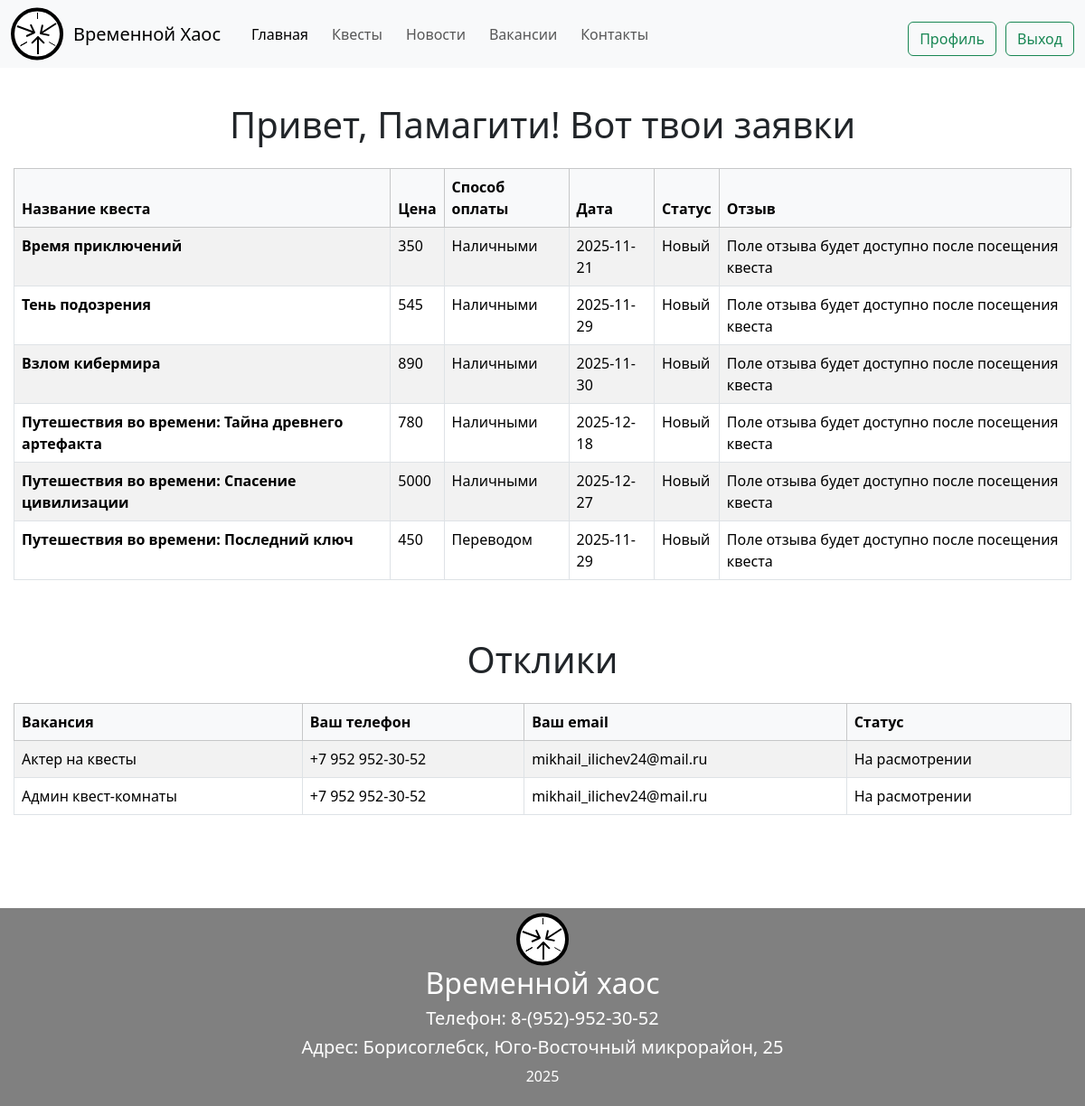
/lk.php (signed in), run on the app's committed database.
### tables this page shows
CREATE TABLE `zakaz` (
  `id_zakaz` int NOT NULL,
  `id_user` int NOT NULL,
  `id_kvest` int NOT NULL,
  `data` date NOT NULL,
  `sop` varchar(150) NOT NULL,
  `status` varchar(150) NOT NULL DEFAULT 'Новый'
);

CREATE TABLE `kvest` (
  `id_kvest` int NOT NULL,
  `id_kat` int NOT NULL,
  `name_k` varchar(150) NOT NULL,
  `description` varchar(1500) NOT NULL,
  `more` varchar(5000) NOT NULL,
  `cena` varchar(150) NOT NULL,
  `foto` varchar(150) NOT NULL
);

CREATE TABLE `otk_v` (
  `id_otk` int NOT NULL,
  `id_v` int NOT NULL,
  `id_user` varchar(150) NOT NULL,
  `phone` varchar(150) NOT NULL,
  `email` varchar(150) NOT NULL,
  `status_o` varchar(150) NOT NULL DEFAULT 'На расмотрении'
);

CREATE TABLE `vakans` (
  `id_v` int NOT NULL,
  `name_v` varchar(150) NOT NULL,
  `description_v` varchar(5000) NOT NULL,
  `zp` varchar(150) NOT NULL
);

CREATE TABLE `users` (
  `id_user` int NOT NULL,
  `name` varchar(150) NOT NULL,
  `surname` varchar(150) NOT NULL,
  `login` varchar(150) NOT NULL,
  `phone` varchar(150) NOT NULL,
  `email` varchar(150) NOT NULL,
  `password` varchar(150) NOT NULL,
  `role` varchar(150) NOT NULL DEFAULT 'user'
);

### lk.php (the view, shortened to what this page needs)
<?php
include('header.php');
$id_u = $_SESSION['id'];
if(isset($_SESSION['role']) && $_SESSION['role'] === 'user'){
?>
<div class="container my-4">
    <h1 class="text-center mb-4">Привет, <?php echo $_SESSION['name'];?>! Вот твои заявки</h1>
    <div class="table-responsive mb-5">
        <table class="table table-bordered table-striped">
            <thead class="table-light">
                <tr>
                    <th scope="col">Название квеста</th>
                    <th scope="col">Цена</th>
                    <th scope="col">Способ оплаты</th>
                    <th scope="col">Дата</th>
                    <th scope="col">Статус</th>
                    <th scope="col">Отзыв</th>
                </tr>
            </thead>
            <tbody>
            <?php
                $sql = "SELECT * FROM zakaz
                INNER JOIN kvest ON kvest.id_kvest = zakaz.id_kvest
                INNER JOIN kateg ON kvest.id_kat = kateg.id_kat
                WHERE zakaz.id_user = $id_u";
                $result = mysqli_query($link, $sql) or die(mysqli_error($link));
                while ($row = $result->fetch_assoc()) { ?>
                <tr>
                    <th scope="row"><?php echo $row['name_k'];?></th>
                    <td><?php echo $row['cena'];?></td>
                    <td><?php echo $row['sop'];?></td>
                    <td><?php echo $row['data'];?></td>
                    <td><?php echo $row['status'];?></td>
                        <?php if($row['status']=="Посетил квест"){ ?>
                        <td>
                        <form method="POST" action="project/otzv.php" class="d-flex flex-column">
                            <input type="hidden" name="id" value="<?php echo $row['id_kvest']; ?>" />
                            <input type="hidden" name="id_zakaz" value="<?php echo $row['id_zakaz']; ?>" />
                            <textarea class="form-control mb-2" placeholder="Оставьте отзыв" name="otzv" required></textarea>
                            <button class="btn btn-outline-success btn-sm" type="submit">Отправить</button>
                        </form>
                         </td>
                        <?php }else{ ?>
                        <td>Поле отзыва будет доступно после посещения квеста </td>
                        <?php } ?>
                </tr>
            <?php } ?>
            </tbody>
        </table>
    </div>
    <h1 class="text-center mb-4">Отклики</h1>
    <div class="table-responsive mb-5">
        <table class="table table-bordered table-striped">
            <thead class="table-light">
                <tr>
                    <th scope="col">Вакансия</th>
                    <th scope="col">Ваш телефон</th>
                    <th scope="col">Ваш email</th>
                    <th scope="col">Статус</th>
                </tr>
            </thead>
            <tbody>
            <?php
                $sql = "SELECT * FROM otk_v
                INNER JOIN vakans ON vakans.id_v = otk_v.id_v
                INNER JOIN users ON otk_v.id_user = users.id_user
                WHERE users.id_user=$id_u";
                $result1 = mysqli_query($link, $sql) or die(mysqli_error($link));
                while ($row1 = $result1->fetch_assoc()) { ?>
                <tr>
                    <td><?php echo $row1['name_v'];?></td>
                    <td><?php echo $row1['phone'];?></td>
                    <td><?php echo $row1['email'];?></td>
                    <td><?php echo $row1['status_o'];?></td>
                </tr>
            <?php } ?>
            </tbody>
        </table>
    </div>
</div>
<?php
}else{
    echo "<script>window.location.href='index.php'</script>";
}
include('footer.php');
?>

### css/style.css (style rules this page uses)
* { margin: 0; padding: 0; }
.container { max-width: 1200px; margin-left: auto; margin-right: auto; padding: 15px; }

### data on the page
zakaz: id_kvest.name_k "Время приключений", id_kvest.cena "350", sop "Наличными", data "2025-11-21", status "Новый", shows "Поле отзыва будет доступно после посещения квеста"
zakaz: id_kvest.name_k "Тень подозрения", id_kvest.cena "545", sop "Наличными", data "2025-11-29", status "Новый", shows "Поле отзыва будет доступно после посещения квеста"
zakaz: id_kvest.name_k "Взлом кибермира", id_kvest.cena "890", sop "Наличными", data "2025-11-30", status "Новый", shows "Поле отзыва будет доступно после посещения квеста"
zakaz: id_kvest.name_k "Путешествия во времени: Тайна древнего артефакта", id_kvest.cena "780", sop "Наличными", data "2025-12-18", status "Новый", shows "Поле отзыва будет доступно после посещения квеста"
zakaz: id_kvest.name_k "Путешествия во времени: Спасение цивилизации", id_kvest.cena "5000", sop "Наличными", data "2025-12-27", status "Новый", shows "Поле отзыва будет доступно после посещения квеста"
zakaz: id_kvest.name_k "Путешествия во времени: Последний ключ", id_kvest.cena "450", sop "Переводом", data "2025-11-29", status "Новый", shows "Поле отзыва будет доступно после посещения квеста"
otk_v: vakans.name_v "Актер на квесты", id_user.phone "+7 952 952-30-52", id_user.email "mikhail_ilichev24@mail.ru", status_o "На расмотрении"
otk_v: vakans.name_v "Админ квест-комнаты", id_user.phone "+7 952 952-30-52", id_user.email "mikhail_ilichev24@mail.ru", status_o "На расмотрении"

### other printed values
$_SESSION['name'] "Памагити"
